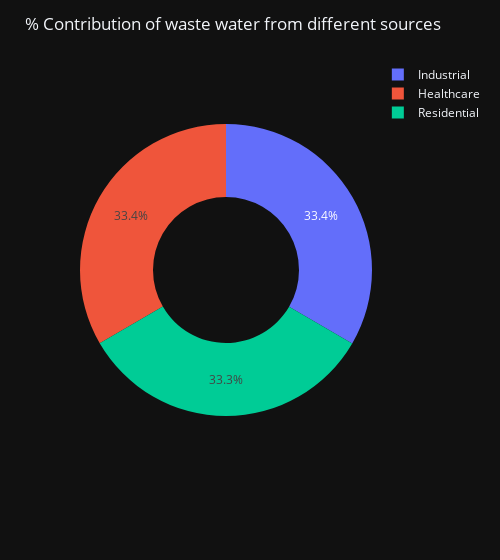

Source (notebook cell):
### Code cell
fig=px.pie(Wastewater_source_df_grouped,names='Source Name',values='Volume of Water Treated',template='plotly_dark',hole=0.5,labels='bold')
fig.update_layout(width=500,title=dict(text=' % Contribution of waste water from different sources'))

### Figure 1 — Plotly figure (JSON) as saved in the notebook; plotly's stock layout.template omitted (floating-point values rounded to 4 significant figures)
{"data": [{"domain": {"x": [0, 1], "y": [0, 1]}, "hole": 0.5, "hovertemplate": "Source Name=%{label}<br>Volume of Water Treated=%{value}<extra></extra>", "labels": ["Healthcare ", "Industrial ", "Residential "], "legendgroup": "", "name": "", "showlegend": true, "type": "pie", "values": [8403, 8408, 8375]}], "layout": {"legend": {"tracegroupgap": 0}, "margin": {"t": 60}, "title": {"text": " % Contribution of waste water from different sources"}, "width": 500}}
